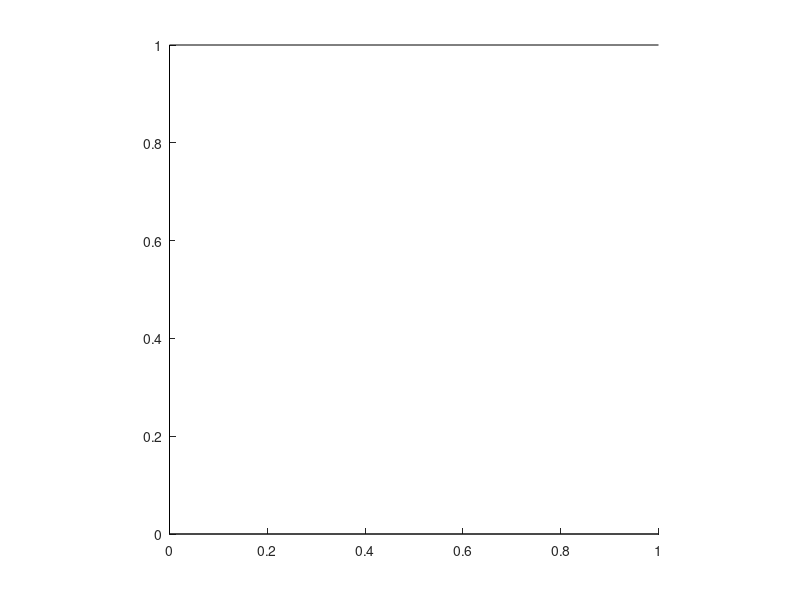

This chart was generated by the following MATLAB code:
%UNITCRACK outlines unit crack domain (0,1)^2 \(1/2,1)x{1/2} (crack on the right)
%   TIFISS scriptfile: LR; 22 June 2018
% Copyright (c) 2018 A. Bespalov, L. Rocchi
 
  global slope1crack
  global slope2crack
  hold on  
  
% Lower diagonal line
  xP1 = 1; 
  yP1 = 0.5 + slope1crack*(xP1-0.5);
  plot([0.5,xP1],[0.5,yP1],'-k');
% Upper diagonal line
  xP2 = 1; 
  yP2 = 0.5 + slope2crack*(xP2-0.5);
  plot([0.5,xP2],[0.5,yP2],'-k');
% Rest of lines       
  plot([0,1],   [0,0], '-k');
  plot([1,xP1], [0,yP1], '-k');
  plot([xP2,1], [yP2,1], '-k');
  plot([1,0], [1,1], '-k');
  plot([0,0], [1,0], '-k');
  axis square;
  hold off;
  
% end scriptfile